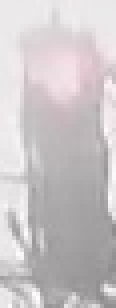
#> input picture Intro_To_Self_Driving_Car/ComputerVision/TrafficLightClassifier/traffic_light_images/training/red/28f3ea5b-84ee-47a2-967f-64467da07754.jpg, 29 x 77 px (shown 4 times larger); its folder holds only this picture in this run
$ jupyter execute --allow-errors Traffic_Light_Classifier.ipynb   (shell and % lines are left out)
#> lines starting #> are read from the running program, lines starting #| are printed output that depends on the picture
### Intro_To_Self_Driving_Car/ComputerVision/TrafficLightClassifier/helpers.py
# Helper functions

import os
import glob # library for loading images from a directory
import matplotlib.image as mpimg


# This function loads in images and their labels and places them in a list
# The list contains all images and their associated labels
# For example, after data is loaded, im_list[0][:] will be the first image-label pair in the list
def load_dataset(image_dir):

    # Populate this empty image list
#> called with image_dir = 'traffic_light_images/training/'
    im_list = []
    image_types = ["red", "yellow", "green"]

    # Iterate through each color folder
    for im_type in image_types:

        # Iterate through each image file in each image_type folder
        # glob reads in any image with the extension "image_dir/im_type/*"
        for file in glob.glob(os.path.join(image_dir, im_type, "*")):

            # Read in the image
            im = mpimg.imread(file)
#> im is the input picture: shape (77, 29, 3); mean R, G, B 202.4, 197.3, 199.2

            # Check if the image exists/if it's been correctly read-in
            if not im is None:
                # Append the image, and it's type (red, green, yellow) to the image list
                im_list.append((im, im_type))

    return im_list

### Intro_To_Self_Driving_Car/ComputerVision/TrafficLightClassifier/test_functions.py
# All test code
import unittest
from IPython.display import Markdown, display


# Helper functions for printing markdown text (text in color/bold/etc)
def printmd(string):
    display(Markdown(string))

# Print a test failed message, given an error
def print_fail():
    printmd('**<span style="color: red;">TEST FAILED</span>**')

# Print a test passed message
def print_pass():
    printmd('**<span style="color: green;">TEST PASSED</span>**')


# A class holding all tests
class Tests(unittest.TestCase):


    # Tests the `one_hot_encode` function, which is passed in as an argument
    def test_one_hot(self, one_hot_function):

        # Test that the generated one-hot labels match the expected one-hot label
        # For all three cases (red, yellow, green)
        try:
            self.assertEqual([1,0,0], one_hot_function('red'))
            self.assertEqual([0,1,0], one_hot_function('yellow'))
            self.assertEqual([0,0,1], one_hot_function('green'))

        # If the function does *not* pass all 3 tests above, it enters this exception
        except self.failureException as e:
            # Print out an error message
            print_fail()
            print("Your function did not return the expected one-hot label.")
            print('\n'+str(e))
            return

        # Print out a "test passed" message
        print_pass()


    # Tests if any misclassified images are red but mistakenly classified as green
    def test_red_as_green(self, misclassified_images):
        # Loop through each misclassified image and the labels
        for im, predicted_label, true_label in misclassified_images:

            # Check if the image is one of a red light
            if(true_label == [1,0,0]):

                try:
                    # Check that it is NOT labeled as a green light
                    self.assertNotEqual(predicted_label, [0, 0, 1])
                except self.failureException as e:
                    # Print out an error message
                    print_fail()
                    print("Warning: A red light is classified as green.")
                    print('\n'+str(e))
                    return

        # No red lights are classified as green; test passed
        print_pass()

### Intro_To_Self_Driving_Car/ComputerVision/TrafficLightClassifier/Traffic_Light_Classifier.ipynb
# Traffic Light Classifier
---

In this project, we'll use computer vision techniques to build a classifier for images of traffic lights! In folder [traffic_light_images](traffic_light_images/) there is a dataset of traffic light images in which one of three lights is illuminated: red, yellow, or green.

In this notebook, we'll pre-process these images, extract features that will help us distinguish the different types of images, and use those features to classify the traffic light images into three classes: red, yellow, or green. The tasks will be broken down into a few sections:

1. **Loading and visualizing the data**.
      The first step in any classification task is to be familiar with your data; we'll load in the images of traffic lights and visualize them!

2. **Pre-processing**.
    The input images and output labels need to be standardized. This way, we can analyze all the input images using the same classification pipeline, and we know what output to expect when we eventually classify a *new* image.

3. **Feature extraction**.
    Next, we'll extract some features from each image that will help distinguish and eventually classify these images.

4. **Classification and visualizing error**.
    Finally, we'll write one function that uses our features to classify *any* traffic light image. This function will take in an image and output a label. We'll also determine the accuracy of our classification model.

5. **Evaluate the model**.
    Our classifier must be >90% accurate and never classify any red lights as green.

Here are some sample images from the dataset (from left to right: red, green, and yellow traffic lights):

# 1. Loading and Visualizing the Traffic Light Dataset

This traffic light dataset consists of 1484 number of color images in 3 categories - red, yellow, and green. As with most human-sourced data, the data is not evenly distributed among the types. There are:
* 904 red traffic light images
* 536 green traffic light images
* 44 yellow traffic light images

*Note: All images come from this [MIT self-driving car course](https://selfdrivingcars.mit.edu/) and are licensed under a [Creative Commons Attribution-ShareAlike 4.0 International License](https://creativecommons.org/licenses/by-sa/4.0/).*

### Import resources

Import the libraries and resources that we'll need.

[cell 1]
import cv2 # computer vision library
import helpers # helper functions

import random
import numpy as np
import matplotlib.pyplot as plt
import matplotlib.image as mpimg # for loading in images

## Training and Testing Data

All 1484 of the traffic light images are separated into training and testing datasets.

* 80% of these images are training images, to a classifier.
* 20% are test images, which will be used to test the accuracy of the classifier.
* All images are pictures of 3-light traffic lights with one light illuminated.

## Define the image directories

First, we set some variables to keep track of some where our images are stored:

    IMAGE_DIR_TRAINING: the directory where our training image data is stored
    IMAGE_DIR_TEST: the directory where our test image data is stored

[cell 2]
# Image data directories
IMAGE_DIR_TRAINING = "traffic_light_images/training/"
IMAGE_DIR_TEST = "traffic_light_images/test/"

## Load the datasets

These first few lines of code will load the training traffic light images and store all of them in a variable, `IMAGE_LIST`. This list contains the images and their associated label ("red", "yellow", "green").

The `load_dataset` function takes in the name of an image directory and returns a list of images and their associated labels. You can read more at [glob library](https://pymotw.com/2/glob/).

For example, the first image-label pair in `IMAGE_LIST` can be accessed by index:
``` IMAGE_LIST[0][:]```.

[cell 3]
# Using the load_dataset function in helpers.py
# Load training data
IMAGE_LIST = helpers.load_dataset(IMAGE_DIR_TRAINING)
#> IMAGE_LIST = 1 item

## Visualize the Data

The first steps in analyzing any dataset are to 1. load the data and 2. look at the data. Seeing what it looks like will give an idea of what to look for in the images, what kind of noise or inconsistencies we have to deal with, and so on. This will help us understand the image dataset, and **understanding a dataset is part of making predictions about the data**.

---
### Visualize the input images

Visualize and explore the image data! Code to display an image in `IMAGE_LIST`:
* Display the image
* Print out the shape of the image
* Print out its corresponding label

[cell 4]
def genImageSubPlots(image_list, img_num = 0, showPlot = True, ):
    """
    This function displays the red, yellow and green traffic light images and returns
    separate lists for each groups
    @param image_list - Input image list containing tuple pairs (image, image label)
    @param img_num - Index of the image to display in sub plot
    @param showPlot - Set to true if subplots need to be displayed
    @return Image_list_separate - Tuple pair of each red, yellow and green image lists
    """
#> called with img_num = 0, showPlot = True
    # Create new separate groups for red, yellow and green images for later analysis
    IMAGE_LIST_RED = []
    IMAGE_LIST_YELLOW = []
    IMAGE_LIST_GREEN = []
    for imgPair in image_list:
        if ((imgPair[1] == 'red') or (imgPair[1] == [1,0,0])):
            IMAGE_LIST_RED.append((imgPair[0],imgPair[1]))
        elif ((imgPair[1] == 'yellow') or (imgPair[1] == [0,1,0])):
            IMAGE_LIST_YELLOW.append((imgPair[0],imgPair[1]))
        elif ((imgPair[1] == 'green') or (imgPair[1] == [0,0,1])):
            IMAGE_LIST_GREEN.append((imgPair[0],imgPair[1]))
        else:
            raise ValueError("Invalid label!")
#> this loop made 1 pass
#> after the loop, IMAGE_LIST_GREEN = []; IMAGE_LIST_RED = 1 item; IMAGE_LIST_YELLOW = []

    Image_list_separate = (IMAGE_LIST_RED, IMAGE_LIST_YELLOW, IMAGE_LIST_GREEN)

    if showPlot == True:
        f, (ax1, ax2, ax3) = plt.subplots(1,3, figsize = (20,10))
        ax1.set_title('Red Light,' + ' Label='+ str(IMAGE_LIST_RED[img_num][1]) + ' ,Shape=' + str(IMAGE_LIST_RED[img_num][0].shape))
        ax1.imshow(IMAGE_LIST_RED[img_num][0])
        ax2.set_title('Yellow Light,' + ' Label='+ str(IMAGE_LIST_YELLOW[img_num][1]) + ' ,Shape=' + str(IMAGE_LIST_YELLOW[img_num][0].shape))
        ax2.imshow(IMAGE_LIST_YELLOW[img_num][0])
        ax3.set_title('Green Light,' + ' Label='+ str(IMAGE_LIST_GREEN[img_num][1]) + ' ,Shape=' + str(IMAGE_LIST_GREEN[img_num][0].shape))
        ax3.imshow(IMAGE_LIST_GREEN[img_num][0])

    return Image_list_separate

#> (the rest of this cell did not finish here and is left out)

# 2. Pre-process the Data

After loading in each image, the next step is to standardize the input and output!

### Input

This means that every input image should be in the same format, of the same size, and so on. We'll be creating features by performing the same analysis on every picture, and for a classification task like this, it's important that **similar images create similar features**!

### Output

We also need the output to be a label that is easy to read and easy to compare with other labels. It is good practice to convert categorical data like "red" and "green" to numerical data.

A very common classification output is a 1D list that is the length of the number of classes - three in the case of red, yellow, and green lights - with the values 0 or 1 indicating which class a certain image is. For example, since we have three classes (red, yellow, and green), we can make a list with the order: [red value, yellow value, green value]. In general, order does not matter, we choose the order [red value, yellow value, green value] in this case to reflect the position of each light in descending vertical order.

A red light should have the  label: [1, 0, 0]. Yellow should be: [0, 1, 0]. Green should be: [0, 0, 1]. These labels are called **one-hot encoded labels**.

*(Note: one-hot encoding will be especially important when working with [machine learning algorithms](https://machinelearningmastery.com/how-to-one-hot-encode-sequence-data-in-python/)).*

---

### Standardize the input images

* Crop the image equally from all sides to remove the background noise
* Resize each image to the desired input size: 32x32px.

It's very common to have square input sizes that can be rotated (and remain the same size), and analyzed in smaller, square patches. It's also important to make all your images the same size so that they can be sent through the same pipeline of classification steps!

[cell 5]
def standardize_input(image):
    """
    This function should take in an RGB image and return a new, standardized version
    Standardization includes -> Cropping + Resizing
    @param image - Input RGB image
    @return standard_im - Standardised image (32 x 32)
    """

    #Crop the images equally from all sides
    px2crop = 7
    width = image.shape[0]
    height = image.shape[1]
    cropped = image[ px2crop:width-px2crop, px2crop:height-px2crop ]

    # Resize image and pre-process so that all "standard" images are the same size
    standard_im = cv2.resize(cropped, (32, 32))

    return standard_im

## Standardize the output

With each loaded image, we also specify the expected output. For this, we use **one-hot encoding**.

* One-hot encode the labels. To do this, create an array of zeros representing each class of traffic light (red, yellow, green), and set the index of the expected class number to 1.

Since we have three classes (red, yellow, and green), we have imposed an order of: [red value, yellow value, green value]. To one-hot encode, say, a yellow light, we would first initialize an array to [0, 0, 0] and change the middle value (the yellow value) to 1: [0, 1, 0].

[cell 6]
def one_hot_encode(label):
    """
    Given a label - "red", "green", or "yellow" - return a one-hot encoded label

    Examples:
    one_hot_encode("red") should return: [1, 0, 0]
    one_hot_encode("yellow") should return: [0, 1, 0]
    one_hot_encode("green") should return: [0, 0, 1]

    @param label - Input label ("red", "yellow", "green")
    @return one_hot_encoded - One hot encoded output label [r,y,g]
    """

    # Create a one-hot encoded label that works for all classes of traffic lights
    if label == "red":
        one_hot_encoded = [1,0,0]
    elif label == "yellow":
        one_hot_encoded = [0,1,0]
    elif label == "green":
        one_hot_encoded = [0,0,1]
    else:
        one_hot_encoded = [0,0,0]

    return one_hot_encoded

# test the function

label_test = one_hot_encode("green")
print(label_test)

### Testing as you Code

After programming a function like this, it's a good idea to test it, and see if it produces the expected output. **In general, it's good practice to test code in small, functional pieces, after you write it**. This way, you can make sure that your code is correct as you continue to build a classifier, and you can identify any errors early on so that they don't compound.

All test code can be found in the file `test_functions.py`.

One test function you'll find is: `test_one_hot(self, one_hot_function)` which takes in one argument, a one_hot_encode function, and tests its functionality. If our one_hot_label code does not work as expected, this test will print out an error message that will tell a bit about why our code failed. Once our code works, this should print out TEST PASSED.

[cell 7]
# Importing the tests
import test_functions
tests = test_functions.Tests()

# Test for one_hot_encode function
tests.test_one_hot(one_hot_encode)

## Construct a `STANDARDIZED_LIST` of input images and output labels.

This function takes in a list of image-label pairs and outputs a **standardized** list of resized images and one-hot encoded labels.

This uses the functions we defined above to standardize the input and output, so those functions must be complete for this standardization to work!

[cell 8]
def standardize(image_list):

    # Empty image data array
    standard_list = []

    # Iterate through all the image-label pairs
    for item in image_list:
        image = item[0]
        label = item[1]

        # Standardize the image
        standardized_im = standardize_input(image)

        # One-hot encode the label
        one_hot_label = one_hot_encode(label)

        # Append the image, and it's one hot encoded label to the full, processed list of image data
        standard_list.append((standardized_im, one_hot_label))
#> this loop made 1 pass
#> (label, px2crop in standardize_input, width in standardize_input, height in standardize_input, one_hot_label) on pass 1: ('red', 7, 77, 29, [1, 0, 0])
#> pass 1, in standardize_input, `standard_im = cv2.resize(cropped, (32, 32))`:
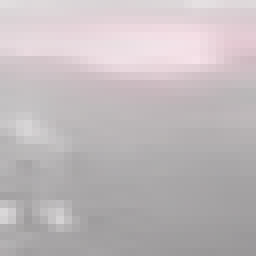
#> standard_im: shape (32, 32, 3) (shown 8 times larger); mean of channels 0, 1, 2 192.3, 185.4, 187.8; drawn as R, G, B
#> after the loop, standard_list = 1 item

    return standard_list

# Standardize all training images
STANDARDIZED_LIST = standardize(IMAGE_LIST)
#> STANDARDIZED_LIST = 1 item
#> (the rest of the program and of its run is left out)
